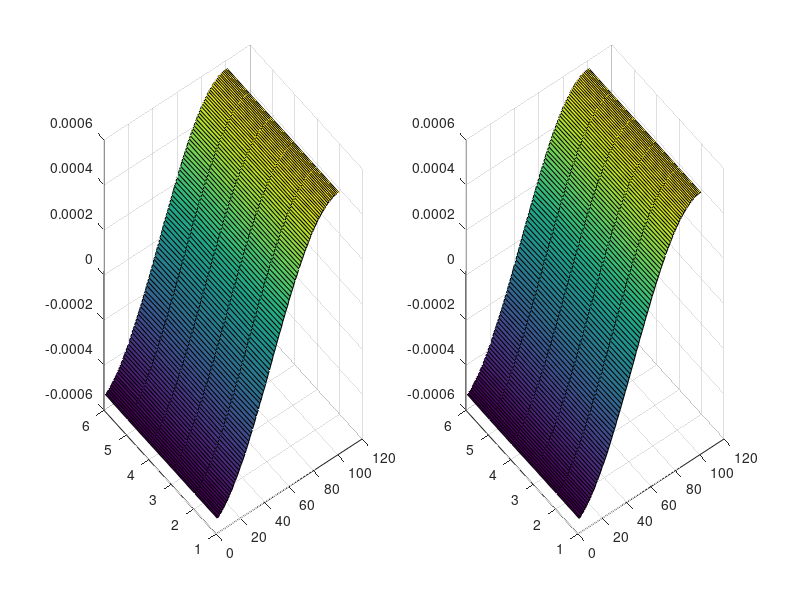

The MATLAB script that drew this image:
etaver1 = dlmread('dgfd_ver1.txt');
etaver2 = dlmread('dgfd_ver2.txt');
for k = 1:length(etaver1(:,1))
    eta1(etaver1(k,1),etaver1(k,2)) = etaver1(k,3);
    eta2(etaver2(k,1),etaver2(k,2)) = etaver2(k,3);
end

figure(1)
subplot(1,2,1)
surf(eta1)
subplot(1,2,2)
surf(eta2)

return
%%
tmp = dlmread('prestest.txt');

for k = 1:length(tmp(:,1))
    eta_tst(tmp(k,1),tmp(k,2)) = tmp(k,3);
    u_tst(tmp(k,1),tmp(k,2)) = tmp(k,4);
    v_tst(tmp(k,1),tmp(k,2)) = tmp(k,5);
    pd_tst(tmp(k,1),tmp(k,2)) = tmp(k,6);
    pb_tst(tmp(k,1),tmp(k,2)) = tmp(k,7);
end

figure(1)
surf(eta_tst);shading interp

figure(2)
surf(-pd_tst/9.81);shading interp

figure(3)
surf(u_tst); shading interp

figure(4)
surf(v_tst); shading interp


etalng = [eta_tst(:,1) eta_tst eta_tst(:,end)];
eta_tst_x = (etalng(:,3:end)-etalng(:,1:end-2))/2/.1;
eta_tst_xx = (etalng(:,3:end)-2*etalng(:,2:end-1)+etalng(:,1:end-2))/.1/.1;

figure(5)
surf(eta_tst_x); shading interp
figure(6)
surf(eta_tst_xx); shading interp